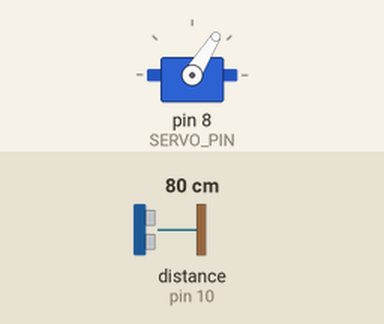
Recording of a program running on a simulated Arduino Uno, built with avr-gcc and run on an emulated ATmega328P. Shown: servo. Wiring (inferred from the names in the program): ultrasonic range finder: trigger pin 9; echo pin 10. Inputs (shaded band) come from the test bench; at power-on: distance to the obstacle (sensor on pin 10) 80 cm. The echo pulse lasts 58.3 µs per cm; what the program prints to the serial monitor is not drawn.

Above: at 1.2 s.
1.3 s: distance to the obstacle (sensor on pin 10) set to 2 cm
At 1.67 s:
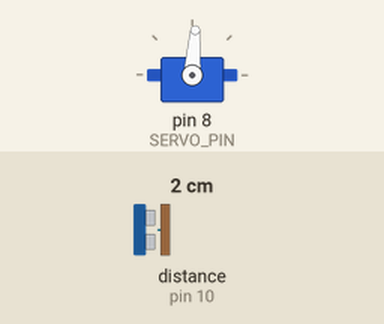
4.3 s: distance to the obstacle (sensor on pin 10) set to 9 cm
At 5.64 s:
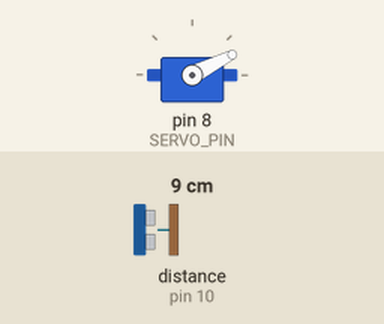
7.3 s: distance to the obstacle (sensor on pin 10) set to 120 cm
At 8.1 s:
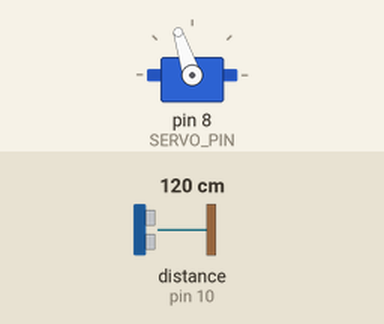
Timing chart, 0 to 16.3 s (numbered marks = the images above; inputs shaded):
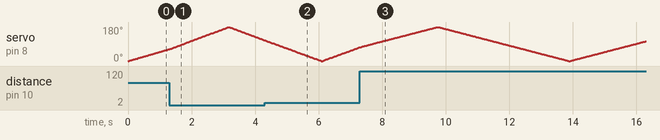

The program:

main.cpp
```cpp
#include <Arduino.h>
#include <Servo.h>

//Servo objects
Servo SG90;

//variable declarations
const int ECHO_PIN = 10; //sensor echo pin
const int TRIG_PIN = 9; //sensor trigger pin
const int SERVO_PIN = 8; //servo motor pin
int angle; //Current angle of servo motor
long distance; //Current distance calculated from sensor echoing duration
const float SPEED_OF_SOUND = 0.0343f; //Speed travelled by ultrasonic waves in cm/us
const int STARTING_ANGLE = 0; //Starting angle of servo motor
const int ENDING_ANGLE = 180; //Ending angle of servo motor
const int STEP = 1; //Number of steps by servo motor

//Function declarations
void SweepAndDetect();
long GetDistance();
void OutputObjectLocation(int angle, long distance);

void setup(){
    SG90.attach(SERVO_PIN);
    pinMode(ECHO_PIN,INPUT);
    pinMode(TRIG_PIN,OUTPUT);
    Serial.begin(9600);
}

void loop(){
    SweepAndDetect();
}

//Function definitions
void SweepAndDetect(){
    for(angle = STARTING_ANGLE; angle <= ENDING_ANGLE; angle+=STEP){
        SG90.write(angle);
        delay(15);
        distance = GetDistance();
        OutputObjectLocation(angle,distance);
    }
    for(angle = ENDING_ANGLE; angle >= STARTING_ANGLE; angle-=STEP){
        SG90.write(angle);
        delay(15);
        distance = GetDistance();
        OutputObjectLocation(angle,distance);
    }
}

long GetDistance(){
    digitalWrite(TRIG_PIN, LOW);
    delayMicroseconds(2);
    digitalWrite(TRIG_PIN, HIGH);
    delayMicroseconds(10);
    digitalWrite(TRIG_PIN, LOW);
    unsigned long duration = pulseIn(ECHO_PIN, HIGH, 30000);
    distance = (SPEED_OF_SOUND * duration)/2;
    return distance;
}

void OutputObjectLocation(int angle, long distance){
    Serial.print(angle);
    Serial.print(",");
    Serial.print(distance);
    Serial.print(".");
}
```
